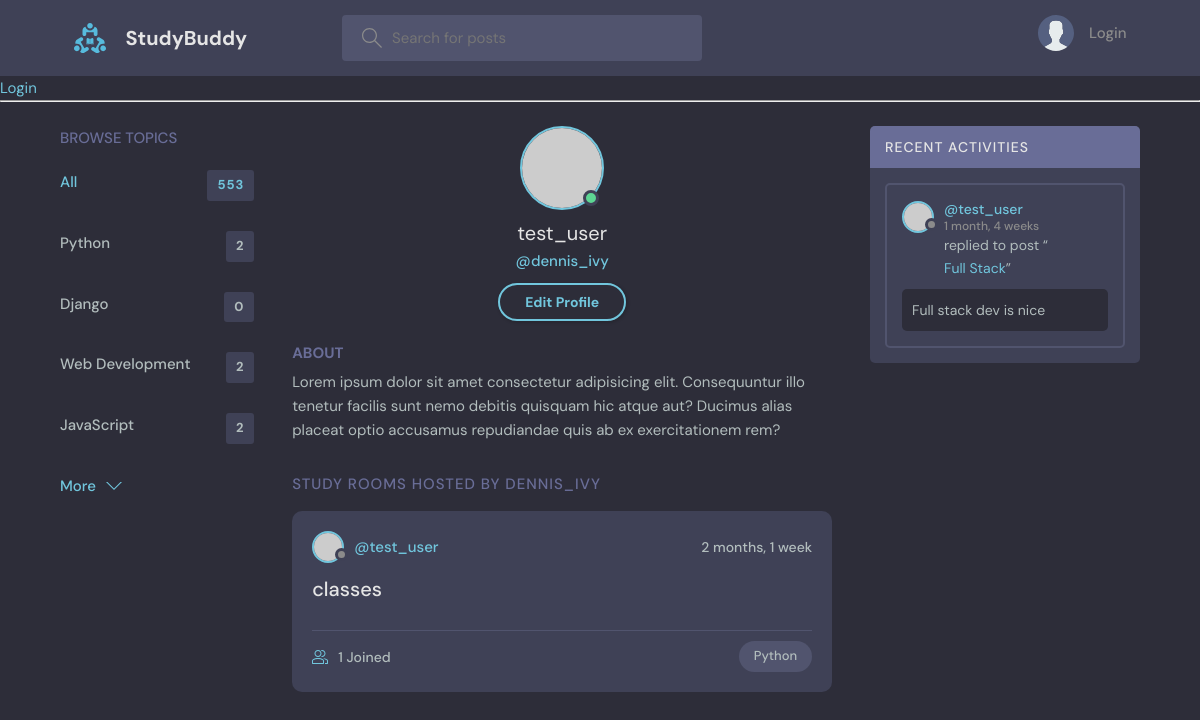
The page /profile/3 on the database its author committed.
### base/models.py (models this page shows, shortened)
class Topic(models.Model):
    name = models.CharField(max_length=200)

class Room(models.Model):
    host = models.ForeignKey(User, on_delete=models.SET_NULL, null=True)
    topic= models.ForeignKey(Topic, on_delete=models.SET_NULL, null=True)
    name=models.CharField(max_length=200)
    description= models.TextField(null=True,blank=True)
    participants=models.ManyToManyField(User, related_name='participants', blank=True)
    updated=models.DateTimeField(auto_now=True)
    created=models.DateTimeField(auto_now_add=True)
    class Meta:
        ordering = ['-updated', 'created']
    def __str__(self):
        return self.name

class Message(models.Model):
    user = models.ForeignKey(User, on_delete=models.CASCADE)
    room = models.ForeignKey(Room, on_delete=models.CASCADE)
    body = models.TextField()
    updated=models.DateTimeField(auto_now=True)
    created=models.DateTimeField(auto_now_add=True)
    class Meta:
        ordering = ['-updated', 'created']

### base/views.py (the view)
# urls.py: path('profile/<str:pk>', views.userProfile, name="user-profile"),
def userProfile(request, pk):
    user=User.objects.get(id=pk)
    rooms=user.room_set.all()
    room_messages=user.message_set.all()
    topics=Topic.objects.all()
    context={'user':user, 'rooms':rooms,'room_messages' : room_messages, 'topics' : topics}
    return render(request,'base/profile.html',context)

### base/templates/base/profile.html
{% extends 'main.html' %}
{% block content%}
  <main class="profile-page layout layout--3">
    <div class="container">
      {% include 'base/topics_components.html' %}
      <div class="roomList">
        <div class="profile">
          <div class="profile__avatar">
            <div class="avatar avatar--large active">
              <img src="https://randomuser.me/api/portraits/men/11.jpg" />
            </div>
          </div>
          <div class="profile__info">
            <h3>{{user.username}}</h3>
            <p>@dennis_ivy</p>
            <a href="edit-user.html" class="btn btn--main btn--pill">Edit Profile</a>
          </div>
          <div class="profile__about">
            <h3>About</h3>
            <p>
              Lorem ipsum dolor sit amet consectetur adipisicing elit. Consequuntur illo tenetur
              facilis sunt nemo debitis quisquam hic atque aut? Ducimus alias placeat optio
              accusamus repudiandae quis ab ex exercitationem rem?
            </p>
          </div>
        </div>
        <div class="roomList__header">
          <div>
            <h2>Study Rooms Hosted by dennis_ivy</a>
            </h2>
          </div>
        </div>
        {% include 'base/feed_component.html'%}
      </div>
      {% include 'base/activity_component.html' %}
    </div>
  </main>
{% endblock content %}

### base/templates/base/topics_components.html
<div class="topics">
    <div class="topics__header">
      <h2>Browse Topics</h2>
    </div>
    <ul class="topics__list">
      <li>
        <a href="{% url 'home' %}" class="active">All <span>553</span></a>
      </li>
      {% for topic in topics %}
      <li>
        <a href="{% url 'home' %}?q={{topic.name}}">{{topic.name}}<span>{{topic.room_set.all.count}}</span></a>
      </li>
      {% endfor %}
    </ul>
    <a class="btn btn--link" href="topics.html">
      More
      <svg version="1.1" xmlns="http://www.w3.org/2000/svg" width="32" height="32" viewBox="0 0 32 32">
        <title>chevron-down</title>
        <path d="M16 21l-13-13h-3l16 16 16-16h-3l-13 13z"></path>
      </svg>
    </a>
  </div>

### base/templates/base/feed_component.html (shortened to what this page needs)
{% for room in rooms %}
<div class="roomListRoom">
    <div class="roomListRoom__header">
      <a href="{% url 'user-profile' room.host.id %}" class="roomListRoom__author">
        <div class="avatar avatar--small">
          <img src="https://randomuser.me/api/portraits/women/11.jpg" />
        </div>
        <span>@{{room.host.username}}</span>
      </a>
      <div class="roomListRoom__actions">
        <span>{{room.created|timesince}}</span>
      </div>
    </div>
    <div class="roomListRoom__content">
      <a href="{% url 'room' room.id%}">{{room.name}}</a>
    </div>
    <div class="roomListRoom__meta">
      <a href="{% url 'room' room.id%}" class="roomListRoom__joined">
        {{room.participants.all.count}} Joined
      </a>
      <p class="roomListRoom__topic">{{room.topic.name}}</p>
    </div>
  </div>
{% endfor %}

### base/templates/base/activity_component.html (shortened to what this page needs)
<div class="activities">
    <div class="activities__header">
      <h2>Recent Activities</h2>
    </div>
    {% for message in room_messages %}
    <div class="activities__box">
      <div class="activities__boxHeader roomListRoom__header">
        <a href="{% url 'user-profile' message.user.id%}" class="roomListRoom__author">
          <div class="avatar avatar--small">
            <img src="https://randomuser.me/api/portraits/women/11.jpg" />
          </div>
          <p>
            @{{message.user}}
            <span>{{message.created|timesince}}</span>
          </p>
        </a>
      </div>
      <div class="activities__boxContent">
        <p>replied to post “<a href="{% url 'room' message.room.id %}">{{message.room}}</a>”</p>
        <div class="activities__boxRoomContent">
          {{message.body}}
        </div>
      </div>
    </div>
    {% endfor %}
  </div>

### rows shown on the page
Topic: name "Python", room_set.all.count "2"
Topic: name "Django", room_set.all.count "0"
Topic: name "Web Development", room_set.all.count "2"
Topic: name "JavaScript", room_set.all.count "2"
Room: host.username "test_user", created "2 months, 1 week", name "classes", participants.all.count "1", topic.name "Python"
Message: user "test_user", created "1 month, 4 weeks", room "Full Stack", body "Full stack dev is nice"

### other values the page prints
{{ user.username }} "test_user"
